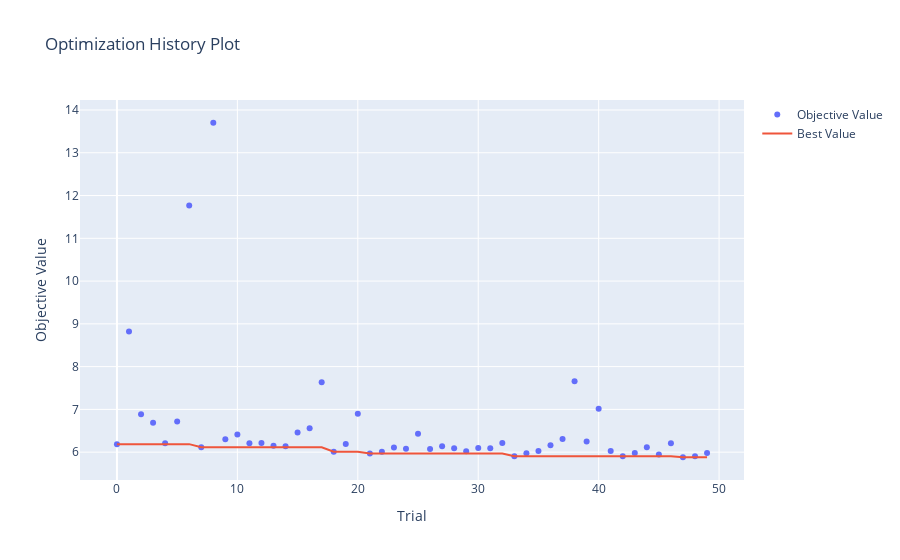
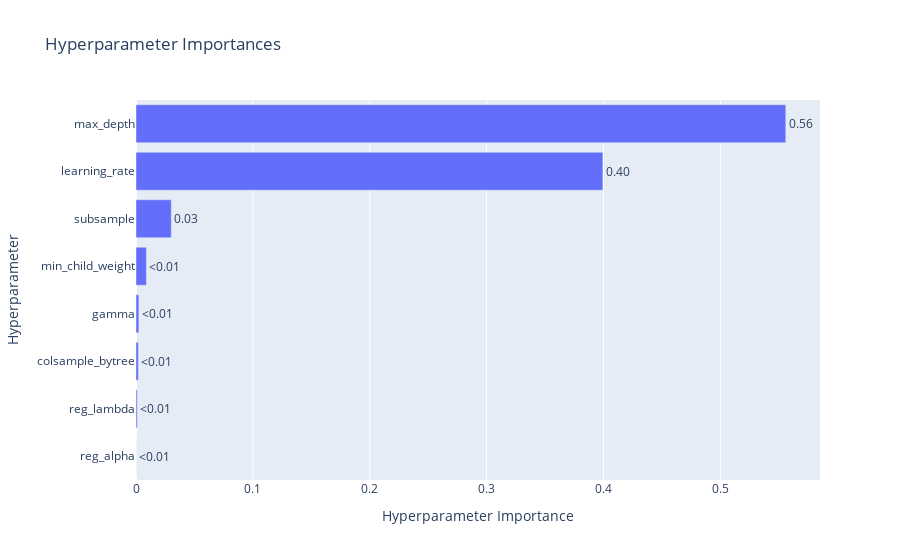

Write notebook code for charts like these, in order.
### Markdown cell above
## Visualizzazione risultati ottimizzazione

### Code cell
import matplotlib.pyplot as plt

# Grafico dell'ottimizzazione
fig = optuna.visualization.plot_optimization_history(study)
fig.show()

# Importanza dei parametri
fig2 = optuna.visualization.plot_param_importances(study)
fig2.show()

### Figure 1 — Plotly figure (JSON) as saved in the notebook; plotly's stock layout.template omitted (floating-point values rounded to 4 significant figures)
{"data": [{"mode": "markers", "name": "Objective Value", "type": "scatter", "x": [0, 1, 2, 3, 4, 5, 6, 7, 8, 9, 10, 11, 12, 13, 14, 15, 16, 17, 18, 19, 20, 21, 22, 23, 24, 25, 26, 27, 28, 29, 30, 31, 32, 33, 34, 35, 36, 37, 38, 39, 40, 41, 42, 43, 44, 45, 46, 47, 48, 49], "y": [6.188, 8.821, 6.889, 6.689, 6.208, 6.716, 11.77, 6.114, 13.7, 6.304, 6.414, 6.207, 6.215, 6.151, 6.14, 6.46, 6.56, 7.636, 6.009, 6.192, 6.899, 5.967, 6.011, 6.109, 6.08, 6.43, 6.072, 6.141, 6.094, 6.019, 6.096, 6.09, 6.214, 5.903, 5.976, 6.025, 6.16, 6.308, 7.658, 6.248, 7.015, 6.027, 5.904, 5.978, 6.115, 5.947, 6.207, 5.881, 5.902, 5.982]}, {"mode": "lines", "name": "Best Value", "type": "scatter", "x": [0, 1, 2, 3, 4, 5, 6, 7, 8, 9, 10, 11, 12, 13, 14, 15, 16, 17, 18, 19, 20, 21, 22, 23, 24, 25, 26, 27, 28, 29, 30, 31, 32, 33, 34, 35, 36, 37, 38, 39, 40, 41, 42, 43, 44, 45, 46, 47, 48, 49], "y": [6.188, 6.188, 6.188, 6.188, 6.188, 6.188, 6.188, 6.114, 6.114, 6.114, 6.114, 6.114, 6.114, 6.114, 6.114, 6.114, 6.114, 6.114, 6.009, 6.009, 6.009, 5.967, 5.967, 5.967, 5.967, 5.967, 5.967, 5.967, 5.967, 5.967, 5.967, 5.967, 5.967, 5.903, 5.903, 5.903, 5.903, 5.903, 5.903, 5.903, 5.903, 5.903, 5.903, 5.903, 5.903, 5.903, 5.903, 5.881, 5.881, 5.881]}, {"marker": {"color": "#cccccc"}, "mode": "markers", "name": "Infeasible Trial", "showlegend": false, "type": "scatter", "x": [], "y": []}], "layout": {"title": {"text": "Optimization History Plot"}, "xaxis": {"title": {"text": "Trial"}}, "yaxis": {"title": {"text": "Objective Value"}}}}

### Figure 2 — Plotly figure (JSON) as saved in the notebook; plotly's stock layout.template omitted (floating-point values rounded to 4 significant figures)
{"data": [{"cliponaxis": false, "hovertemplate": ["reg_alpha (FloatDistribution): 1.5757798845067243e-05<extra></extra>", "reg_lambda (FloatDistribution): 0.00107213729998855<extra></extra>", "colsample_bytree (FloatDistribution): 0.002030092337754708<extra></extra>", "gamma (FloatDistribution): 0.0024584892885515523<extra></extra>", "min_child_weight (IntDistribution): 0.008896959552226077<extra></extra>", "subsample (FloatDistribution): 0.030188163322605387<extra></extra>", "learning_rate (FloatDistribution): 0.3994163120432277<extra></extra>", "max_depth (IntDistribution): 0.5559220883568008<extra></extra>"], "name": "Objective Value", "orientation": "h", "text": ["<0.01", "<0.01", "<0.01", "<0.01", "<0.01", "0.03", "0.40", "0.56"], "textposition": "outside", "type": "bar", "x": [1.576e-05, 0.001072, 0.00203, 0.002458, 0.008897, 0.03019, 0.3994, 0.5559], "y": ["reg_alpha", "reg_lambda", "colsample_bytree", "gamma", "min_child_weight", "subsample", "learning_rate", "max_depth"]}], "layout": {"title": {"text": "Hyperparameter Importances"}, "xaxis": {"title": {"text": "Hyperparameter Importance"}}, "yaxis": {"title": {"text": "Hyperparameter"}}}}
